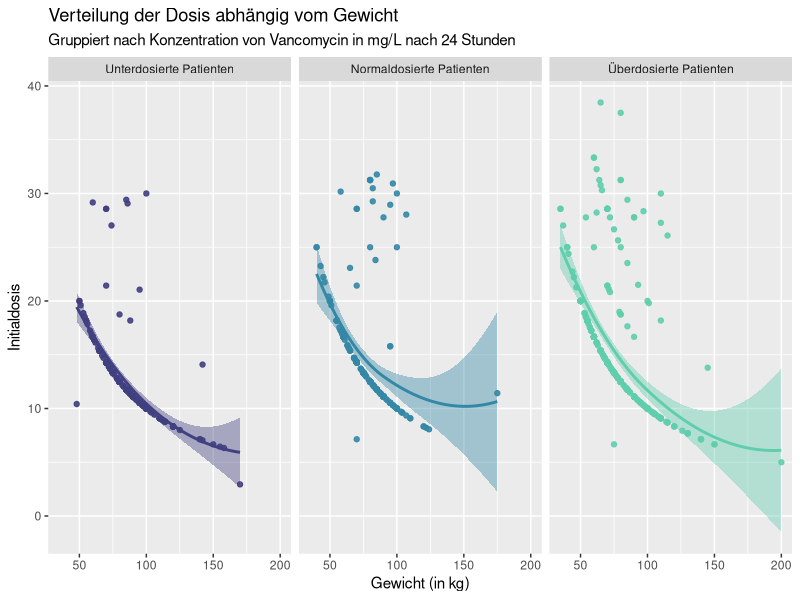
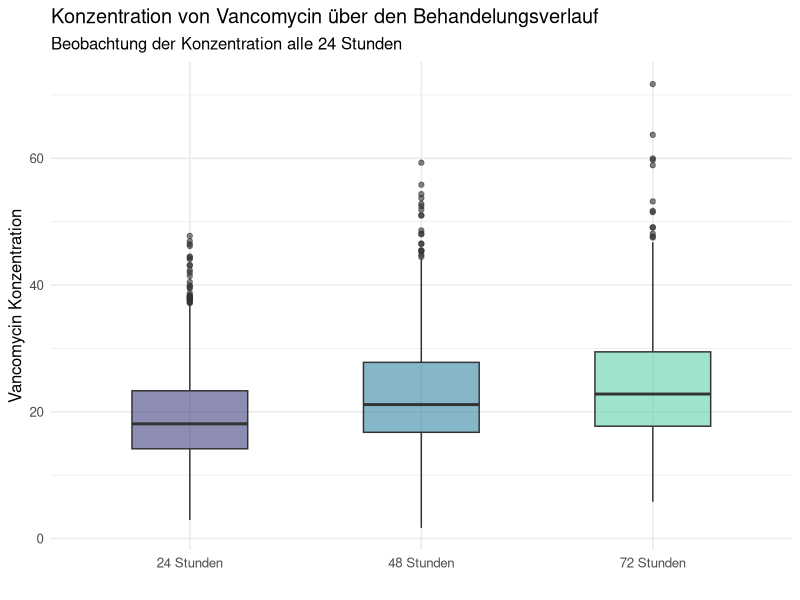
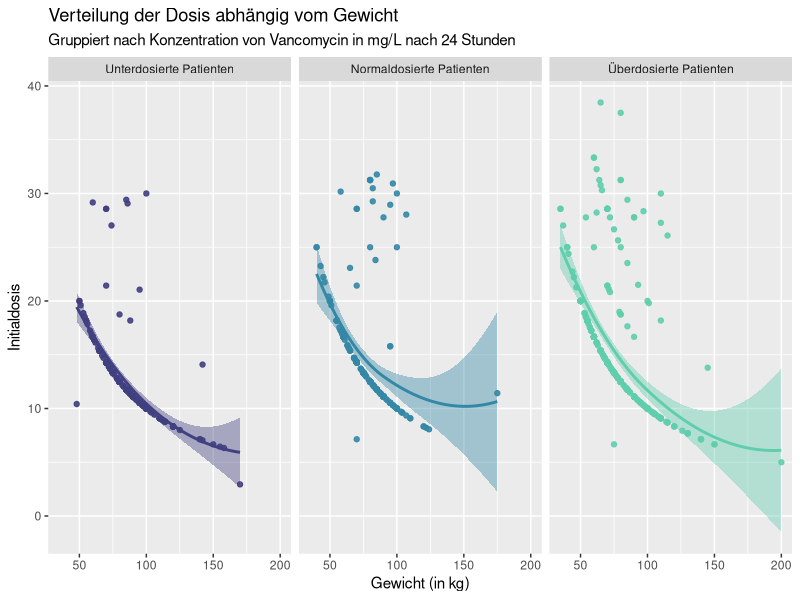
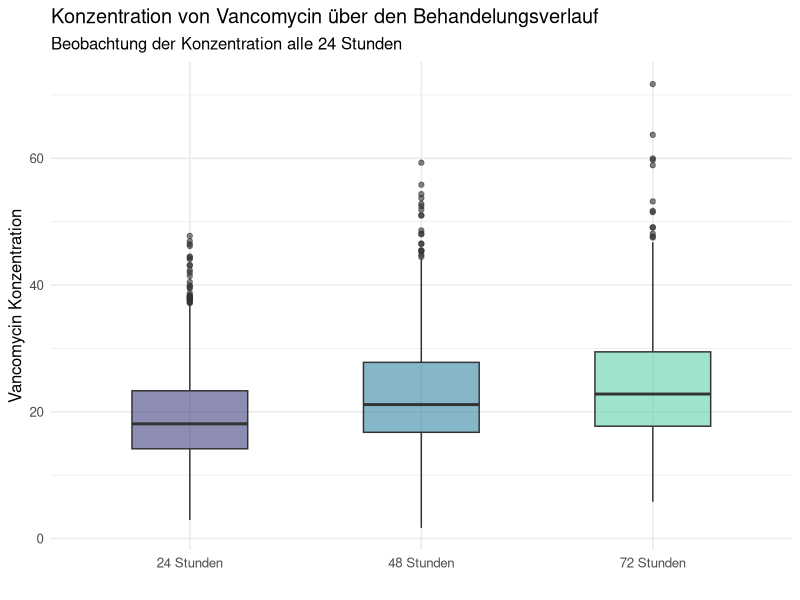

Reproduce these figures in R, in order.
#Erstellung der Plots - Lukas 

#Setup/Vorbereitung 
data <- read.csv("dat.csv")

library(tidyverse)
library(grid)

#Plot 1 - Scatterplot mit Spezieller Regressionsanalyse 

plot.1.data <- data %>%
  select("C24", "Weight", "LD") %>%
  mutate(
    dose.class = case_when(
      C24 < 15 ~ "Unterdosierte Patienten",
      C24 <= 20 ~ "Normaldosierte Patienten",
      C24 > 20  ~ "Überdosierte Patienten"
    )
  ) %>%
  filter(LD > 0) %>%
  mutate(
    dose.class = factor(dose.class,
                        levels = c("Unterdosierte Patienten", "Normaldosierte Patienten", "Überdosierte Patienten"))
  )

ggplot(plot.1.data, aes(x = Weight, y = LD, color = dose.class, fill = dose.class)) +
  geom_point(alpha = 0.9) +
  geom_smooth(span = 1.2) +
  facet_wrap(~ dose.class) +
  scale_color_viridis_d(option = "mako", begin = 0.3, end = 0.8) +
  scale_fill_viridis_d(option = "mako", begin = 0.3, end = 0.8) +
  labs(
    title ="Verteilung der Dosis abhängig vom Gewicht",
    subtitle = "Gruppiert nach Konzentration von Vancomycin in mg/L nach 24 Stunden",
    x = "Gewicht (in kg)",
    y = "Initialdosis"
    
  ) +
  theme(
    legend.position = "none"
  ) 

ggsave(
  filename = "Regressionplot.png",
  width = 30,
  height = 13,
  units = "cm",
  device = "png"
)

#Erstellung von Plot 2 ^

plot.2.data <- data %>%
  select("C24", "C48", "C72") %>%
  pivot_longer(cols = everything(),
               names_to = "Time",
               values_to = "Werte"
  ) %>%
  drop_na(Werte)%>%
  mutate(Time = factor(Time,
                       levels = c("C24", "C48", "C72"),
                       labels = c("24 Stunden", "48 Stunden", "72 Stunden")))

ggplot(plot.2.data, aes(y = Werte, x = Time, fill = Time)) +
  geom_boxplot(alpha = 0.6, width = 0.5) +
  scale_fill_viridis_d(option = "mako", begin = 0.3, end = 0.8) +
  labs(
    title = "Konzentration von Vancomycin über den Behandelungsverlauf",
    subtitle = "Beobachtung der Konzentration alle 24 Stunden",
    y = "Vancomycin Konzentration",
    x = ""
  ) +
  theme_minimal(base_size = 12) +
  theme(
    legend.position = "none"
  )

ggsave(
  filename = "Boxplot.png",
  width = 30,
  height = 13,
  units = "cm",
  device = "png"
)

